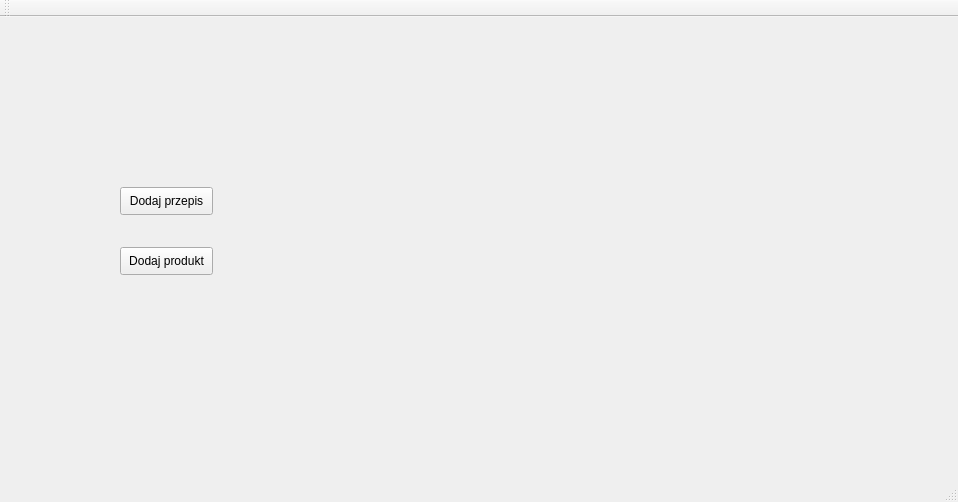
<?xml version="1.0" encoding="UTF-8"?>
<ui version="4.0">
 <class>MainWindow</class>
 <widget class="QMainWindow" name="MainWindow">
  <property name="geometry">
   <rect>
    <x>0</x>
    <y>0</y>
    <width>958</width>
    <height>502</height>
   </rect>
  </property>
  <property name="windowTitle">
   <string>MainWindow</string>
  </property>
  <widget class="QWidget" name="centralWidget">
   <widget class="QPushButton" name="pushButton">
    <property name="geometry">
     <rect>
      <x>120</x>
      <y>170</y>
      <width>93</width>
      <height>28</height>
     </rect>
    </property>
    <property name="text">
     <string>Dodaj przepis</string>
    </property>
   </widget>
   <widget class="QPushButton" name="pushButton_2">
    <property name="geometry">
     <rect>
      <x>120</x>
      <y>230</y>
      <width>93</width>
      <height>28</height>
     </rect>
    </property>
    <property name="text">
     <string>Dodaj produkt</string>
    </property>
   </widget>
  </widget>
  <widget class="QMenuBar" name="menuBar">
   <property name="geometry">
    <rect>
     <x>0</x>
     <y>0</y>
     <width>958</width>
     <height>26</height>
    </rect>
   </property>
  </widget>
  <widget class="QToolBar" name="mainToolBar">
   <attribute name="toolBarArea">
    <enum>TopToolBarArea</enum>
   </attribute>
   <attribute name="toolBarBreak">
    <bool>false</bool>
   </attribute>
  </widget>
  <widget class="QStatusBar" name="statusBar"/>
 </widget>
 <layoutdefault spacing="6" margin="11"/>
 <resources/>
 <connections/>
</ui>
